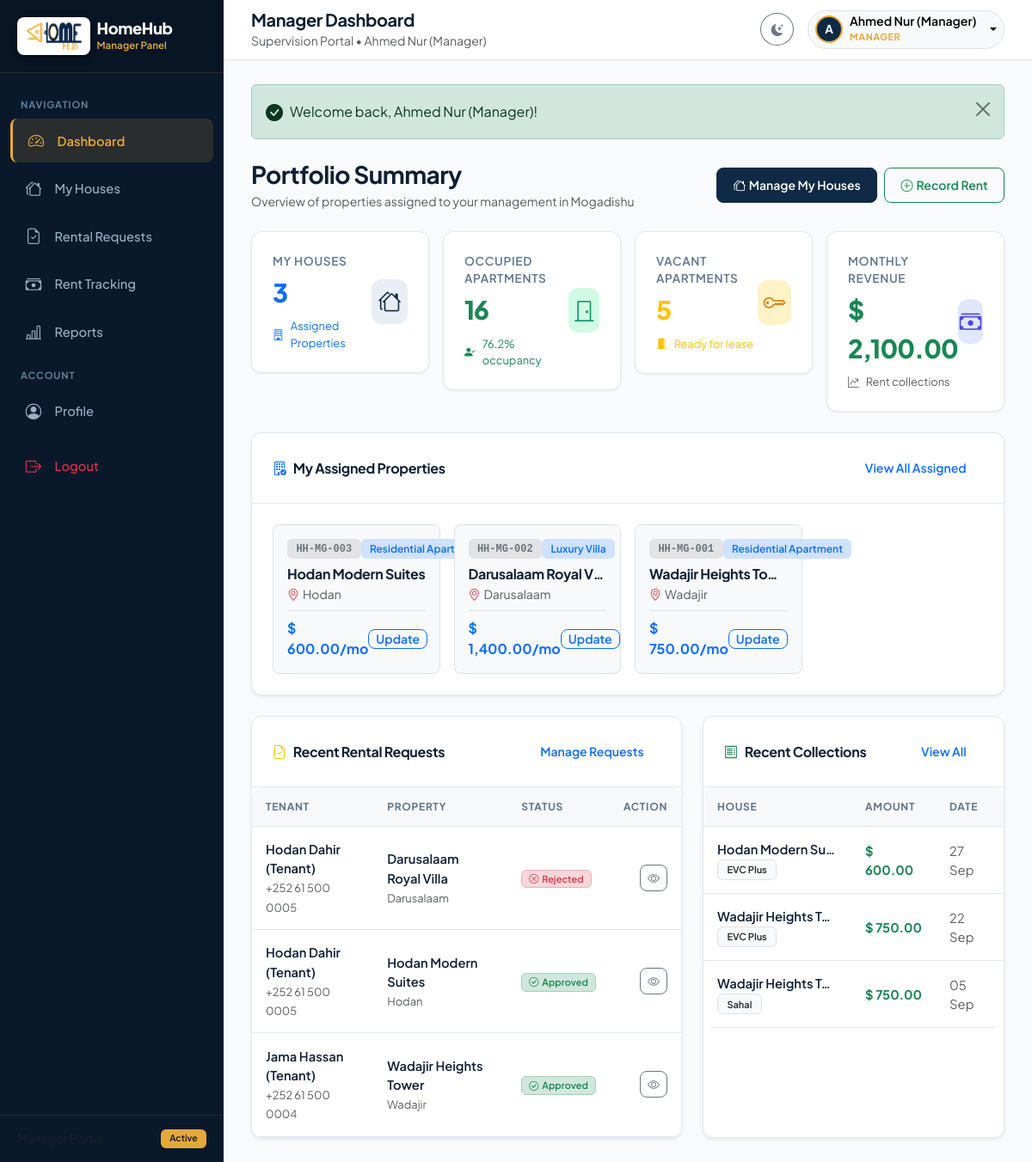
/manager/index.php (signed in), run on the app's committed database.
### tables this page shows
CREATE TABLE IF NOT EXISTS `houses` (
  `id` INT AUTO_INCREMENT PRIMARY KEY,
  `category_id` INT NOT NULL,
  `manager_id` INT NULL,
  `house_name` VARCHAR(150) NOT NULL,
  `house_code` VARCHAR(50) NOT NULL UNIQUE,
  `address` VARCHAR(255) NOT NULL,
  `city` VARCHAR(100) NOT NULL,
  `rent_price` DECIMAL(10,2) NOT NULL,
  `total_apartments` INT NOT NULL DEFAULT 1,
  `occupied_apartments` INT NOT NULL DEFAULT 0,
  `vacant_apartments` INT NOT NULL DEFAULT 1,
  `description` TEXT NULL,
  `image` VARCHAR(255) NULL,
  `created_at` TIMESTAMP DEFAULT CURRENT_TIMESTAMP,
  FOREIGN KEY (`category_id`) REFERENCES `categories`(`id`) ON DELETE CASCADE,
  FOREIGN KEY (`manager_id`) REFERENCES `users`(`id`) ON DELETE SET NULL
);

CREATE TABLE IF NOT EXISTS `categories` (
  `id` INT AUTO_INCREMENT PRIMARY KEY,
  `category_name` VARCHAR(100) NOT NULL,
  `description` VARCHAR(255) NULL,
  `created_at` TIMESTAMP DEFAULT CURRENT_TIMESTAMP
);

CREATE TABLE IF NOT EXISTS `rental_requests` (
  `id` INT AUTO_INCREMENT PRIMARY KEY,
  `user_id` INT NOT NULL,
  `house_id` INT NOT NULL,
  `status` ENUM('pending', 'approved', 'rejected') NOT NULL DEFAULT 'pending',
  `request_note` TEXT NULL,
  `admin_notes` TEXT NULL,
  `move_in_date` DATE NULL,
  `created_at` TIMESTAMP DEFAULT CURRENT_TIMESTAMP,
  `updated_at` TIMESTAMP NULL ON UPDATE CURRENT_TIMESTAMP,
  FOREIGN KEY (`user_id`) REFERENCES `users`(`id`) ON DELETE CASCADE,
  FOREIGN KEY (`house_id`) REFERENCES `houses`(`id`) ON DELETE CASCADE
);

CREATE TABLE IF NOT EXISTS `users` (
  `id` INT AUTO_INCREMENT PRIMARY KEY,
  `name` VARCHAR(100) NOT NULL,
  `email` VARCHAR(150) NOT NULL UNIQUE,
  `phone` VARCHAR(30) NULL,
  `password` VARCHAR(255) NOT NULL,
  `role` ENUM('admin', 'manager', 'user') NOT NULL DEFAULT 'user',
  `avatar` VARCHAR(255) NULL,
  `status` ENUM('active', 'inactive') NOT NULL DEFAULT 'active',
  `created_at` TIMESTAMP DEFAULT CURRENT_TIMESTAMP
);

CREATE TABLE IF NOT EXISTS `payments` (
  `id` INT AUTO_INCREMENT PRIMARY KEY,
  `house_id` INT NOT NULL,
  `user_id` INT NULL,
  `amount` DECIMAL(10,2) NOT NULL,
  `payment_date` DATE NOT NULL,
  `payment_method` VARCHAR(50) DEFAULT 'EVC Plus',
  `reference_no` VARCHAR(100) NULL,
  `notes` TEXT NULL,
  `created_at` TIMESTAMP DEFAULT CURRENT_TIMESTAMP,
  FOREIGN KEY (`house_id`) REFERENCES `houses`(`id`) ON DELETE CASCADE,
  FOREIGN KEY (`user_id`) REFERENCES `users`(`id`) ON DELETE SET NULL
);

### manager/index.php (the view, shortened to what the rows shown need)
<?php
require_once __DIR__ . '/../includes/functions.php';
require_once __DIR__ . '/../includes/auth.php';
$currentUser = current_user();
$managerId = (int)$currentUser['id'];
$stmtReq = $pdo->prepare("
    SELECT r.*, u.name as user_name, u.email as user_email, u.phone as user_phone,
           h.house_name, h.house_code, h.city, h.rent_price
    FROM rental_requests r
    JOIN users u ON r.user_id = u.id
    JOIN houses h ON r.house_id = h.id
    WHERE h.manager_id = ?
    ORDER BY r.id DESC LIMIT 5
");
$stmtReq->execute([$managerId]);
$recentRequests = $stmtReq->fetchAll();
$stmtPay = $pdo->prepare("
    SELECT p.*, h.house_name, h.house_code, u.name as tenant_name
    FROM payments p
    JOIN houses h ON p.house_id = h.id
    LEFT JOIN users u ON p.user_id = u.id
    WHERE h.manager_id = ?
    ORDER BY p.payment_date DESC, p.id DESC LIMIT 5
");
$stmtPay->execute([$managerId]);
$recentPayments = $stmtPay->fetchAll();
$stmtMyHouses = $pdo->prepare("
    SELECT h.*, c.category_name
    FROM houses h
    JOIN categories c ON h.category_id = c.id
    WHERE h.manager_id = ?
    ORDER BY h.id DESC LIMIT 4
");
$stmtMyHouses->execute([$managerId]);
$myHouses = $stmtMyHouses->fetchAll();
require_once __DIR__ . '/../includes/header.php';
?>
<div class="app-wrapper">
    <div class="app-main">
        <main class="content-wrapper">
            <div class="card mb-4 shadow-sm">
                <div class="card-body">
                    <?php if (empty($myHouses)): ?>
                        <div class="text-center py-4 text-muted">
                            <i class="bi bi-house-slash fs-1 d-block mb-2"></i>
                            You currently have no properties assigned by the administrator.
                        </div>
                    <?php else: ?>
                        <div class="row g-3">
                            <?php foreach ($myHouses as $h): ?>
                                <div class="col-md-6 col-lg-3">
                                    <div class="border rounded-3 p-3 h-100 bg-body-tertiary">
                                        <div class="d-flex justify-content-between align-items-start mb-2">
                                            <span class="badge bg-secondary-subtle text-secondary font-monospace"><?= e($h['house_code']); ?></span>
                                            <span class="badge bg-primary-subtle text-primary"><?= e($h['category_name']); ?></span>
                                        </div>
                                        <h6 class="fw-bold mb-1 text-truncate"><?= e($h['house_name']); ?></h6>
                                        <p class="text-muted small mb-2"><i class="bi bi-geo-alt me-1 text-danger"></i><?= e($h['city']); ?></p>
                                        <div class="d-flex justify-content-between align-items-center border-top pt-2 mt-2">
                                            <div class="fw-bold text-primary"><?= format_currency($h['rent_price'], $currency); ?>/mo</div>
                                            <a href="<?= BASE_URL; ?>manager/house_edit.php?id=<?= (int)$h['id']; ?>" class="btn btn-sm btn-outline-primary py-0 px-2">
                                                Update
                                            </a>
                                        </div>
                                    </div>
                                </div>
                            <?php endforeach; ?>
                        </div>
                    <?php endif; ?>
                </div>
            </div>
            <div class="row g-4">
                <div class="col-lg-7">
                    <div class="card shadow-sm h-100">
                        <div class="card-body p-0">
                            <div class="table-responsive">
                                <table class="table table-hover align-middle mb-0">
                                    <thead>
                                        <tr>
                                            <th>Tenant</th>
                                            <th>Property</th>
                                            <th>Status</th>
                                            <th class="text-end">Action</th>
                                        </tr>
                                    </thead>
                                    <tbody>
                                        <?php if (empty($recentRequests)): ?>
                                            <tr><td colspan="4" class="text-center py-4 text-muted">No rental requests for your houses.</td></tr>
                                        <?php else: ?>
                                            <?php foreach ($recentRequests as $req): ?>
                                                <tr>
                                                    <td>
                                                        <div class="fw-semibold"><?= e($req['user_name']); ?></div>
                                                        <small class="text-muted"><?= e($req['user_phone'] ?? $req['user_email']); ?></small>
                                                    </td>
                                                    <td>
                                                        <div class="fw-semibold"><?= e($req['house_name']); ?></div>
                                                        <small class="text-muted"><?= e($req['city']); ?></small>
                                                    </td>
                                                    <td><?= status_badge($req['status']); ?></td>
                                                    <td class="text-end">
                                                        <a href="<?= BASE_URL; ?>manager/rental_requests.php" class="btn btn-sm btn-outline-secondary py-1 px-2">
                                                            <i class="bi bi-eye"></i>
                                                        </a>
                                                    </td>
                                                </tr>
                                            <?php endforeach; ?>
                                        <?php endif; ?>
                                    </tbody>
                                </table>
                            </div>
                        </div>
                    </div>
                </div>
                <div class="col-lg-5">
                    <div class="card shadow-sm h-100">
                        <div class="card-body p-0">
                            <div class="table-responsive">
                                <table class="table table-hover align-middle mb-0">
                                    <thead>
                                        <tr>
                                            <th>House</th>
                                            <th>Amount</th>
                                            <th>Date</th>
                                        </tr>
                                    </thead>
                                    <tbody>
                                        <?php if (empty($recentPayments)): ?>
                                            <tr><td colspan="3" class="text-center py-4 text-muted">No collections recorded yet.</td></tr>
                                        <?php else: ?>
                                            <?php foreach ($recentPayments as $pay): ?>
                                                <tr>
                                                    <td>
                                                        <div class="fw-semibold text-truncate" style="max-width: 140px;"><?= e($pay['house_name']); ?></div>
                                                        <small class="badge bg-light text-dark border"><?= e($pay['payment_method']); ?></small>
                                                    </td>
                                                    <td class="fw-bold text-success"><?= format_currency($pay['amount'], $currency); ?></td>
                                                    <td class="small text-muted"><?= format_date($pay['payment_date'], 'd M'); ?></td>
                                                </tr>
                                            <?php endforeach; ?>
                                        <?php endif; ?>
                                    </tbody>
                                </table>
                            </div>
                        </div>
                    </div>
                </div>
            </div>
        </main>
    </div>
</div>
<?php require_once __DIR__ . '/../includes/footer.php'; ?>

### includes/functions.php (shortened to what the rows shown need)
<?php
function e(?string $string): string {
    return htmlspecialchars((string)($string ?? ''), ENT_QUOTES, 'UTF-8');
}
function format_currency(float|int|string $amount, string $currency = '$'): string {
    $num = (float)$amount;
    return $currency . ' ' . number_format($num, 2);
}
function format_date(?string $date, string $format = 'd M Y'): string {
    $timestamp = strtotime($date);
    return $timestamp ? date($format, $timestamp) : '-';
}
function status_badge(string $status): string {
    $status = strtolower($status);
    return match($status) {
        'approved' => '<span class="badge bg-success-subtle text-success border border-success-subtle px-2 py-1"><i class="bi bi-check-circle me-1"></i>Approved</span>',
        'pending'  => '<span class="badge bg-warning-subtle text-warning border border-warning-subtle px-2 py-1"><i class="bi bi-clock-history me-1"></i>Pending</span>',
        'rejected' => '<span class="badge bg-danger-subtle text-danger border border-danger-subtle px-2 py-1"><i class="bi bi-x-circle me-1"></i>Rejected</span>',
        default    => '<span class="badge bg-secondary px-2 py-1">' . e(ucfirst($status)) . '</span>'
    };
}

### data on the page
houses: house_code "HH-MG-003", category.category_name "Residential Apartment", house_name "Hodan Modern Suites", city "Hodan", rent_price "$ 600.00"
houses: house_code "HH-MG-002", category.category_name "Luxury Villa", house_name "Darusalaam Royal V…", city "Darusalaam", rent_price "$ 1,400.00"
houses: house_code "HH-MG-001", category.category_name "Residential Apartment", house_name "Wadajir Heights To…", city "Wadajir", rent_price "$ 750.00"
rental_requests: user.name "Hodan Dahir (Tenant)", user.phone "+252 61 500 0005", house.house_name "Darusalaam Royal Villa", house.city "Darusalaam", status "Rejected"
rental_requests: user.name "Hodan Dahir (Tenant)", user.phone "+252 61 500 0005", house.house_name "Hodan Modern Suites", house.city "Hodan", status "Approved"
rental_requests: user.name "Jama Hassan (Tenant)", user.phone "+252 61 500 0004", house.house_name "Wadajir Heights Tower", house.city "Wadajir", status "Approved"
payments: house.house_name "Hodan Modern Su…", payment_method "EVC Plus", amount "$ 600.00", payment_date "27 Sep"
payments: house.house_name "Wadajir Heights T…", payment_method "EVC Plus", amount "$ 750.00", payment_date "22 Sep"
payments: house.house_name "Wadajir Heights T…", payment_method "Sahal", amount "$ 750.00", payment_date "05 Sep"

### other printed values
$pageHeading "Manager Dashboard"
$pageSubtitle "Supervision Portal • Ahmed Nur (Manager)"
substr($currentUser['name'] ?? 'U', 0, 1) "A"
$currentUser['name'] "Ahmed Nur (Manager)"
$currentUser['role'] "MANAGER"
$msg "Welcome back, Ahmed Nur (Manager)!"
$myHousesCount "3"
$myOccupied "16"
$myOccupancyRate "76.2"
$myVacant "5"
